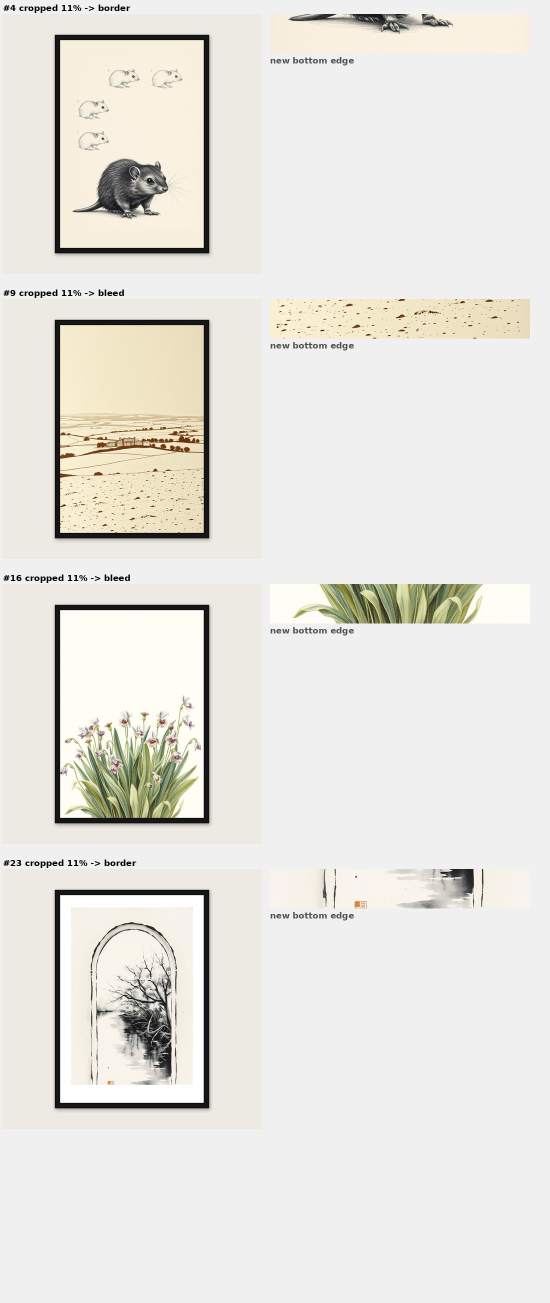
#> input picture wallart-data/ebay/CROP_FIX.jpg, 1100 x 2606 px (shown at 1/2 size)
$ python -i colour.py   (imports and definitions only)
#> lines starting #> are read from the running program, lines starting #| are printed output that depends on the picture; after the words box and inside, x2 and y2 are one past the last pixel; in counts of white or black regions, pixels touching at a corner belong together
#> further down, picture is the input picture: PIL image 1100x2606 RGB; mean R, G, B 230.8, 229, 223.5
#!/usr/bin/env python3
"""Measured colour and composition features for one image.

Deliberately numpy, not a model: palette, lightness, saturation, contrast and
edge density are exactly measurable, and a caption would only describe them
less precisely. The model is saved for what it is actually better at - style
and subject - in embed.py.
"""
import numpy as np
from PIL import Image

SMALL = 96          # everything below is computed at this size


def feats(im: Image.Image) -> dict:
    im = im.convert("RGB")
    w0, h0 = im.size
#> w0 = 1100; h0 = 2606
    a = np.asarray(im.resize((SMALL, SMALL), Image.BILINEAR), dtype=np.float32) / 255.0

    mx = a.max(axis=2); mn = a.min(axis=2)
    val = mx
    sat = np.where(mx > 0, (mx - mn) / np.maximum(mx, 1e-6), 0.0)
    lum = 0.2126 * a[:, :, 0] + 0.7152 * a[:, :, 1] + 0.0722 * a[:, :, 2]

    # hue, only where the pixel is colourful enough for hue to mean anything
    r, g, b = a[:, :, 0], a[:, :, 1], a[:, :, 2]
    d = mx - mn
    hue = np.zeros_like(mx)
    m = d > 1e-6
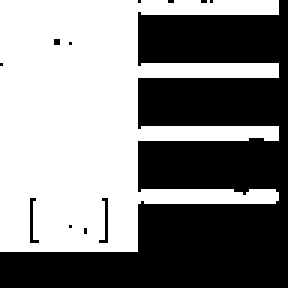
#> m: shape (96, 96) bool (shown 3 times larger); 51.4% white; 12 black regions (11 under 20 px), largest, box (x1, y1, x2, y2) and area: (0, 0, 96, 96) 4430
    rm = m & (mx == r); gm = m & (mx == g) & ~rm; bm = m & ~rm & ~gm
#> after `rm = m & (mx == r)`: rm: shape (96, 96) bool; 48.9% white; 11 white regions (9 under 20 px), largest, box (x1, y1, x2, y2) and area: (0, 0, 93, 84) 4440, (79, 42, 93, 47) 50
#> after `gm = m & (mx == g) & ~rm`: gm: shape (96, 96) bool; 2.4% white; 8 white regions (6 under 20 px), largest, box (x1, y1, x2, y2) and area: (54, 42, 83, 47) 115, (13, 53, 34, 61) 102
#> after `bm = m & ~rm & ~gm`: bm: shape (96, 96) bool; 0.05% white in thin lines or dots, all inside (x1, y1, x2, y2) = (63, 0, 70, 1)
    hue[rm] = ((g - b)[rm] / d[rm]) % 6
    hue[gm] = ((b - r)[gm] / d[gm]) + 2
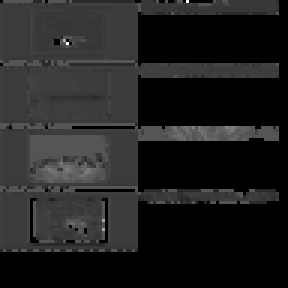
#> hue: shape (96, 96) float32 (shown 3 times larger); min 0, max 3, mean 0.385; drawn with min black and max white
    hue[bm] = ((r - g)[bm] / d[bm]) + 4
#> hue: shape (96, 96) float32; 0.05% of pixels changed, all inside (x1, y1, x2, y2) = (63, 0, 70, 1)
    hue = hue * 60.0
    strong = (sat > 0.18) & (val > 0.12)
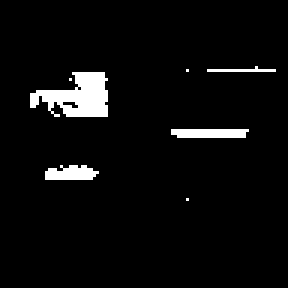
#> strong: shape (96, 96) bool (shown 3 times larger); 4.5% white; 7 white regions (3 under 20 px), largest, box (x1, y1, x2, y2) and area: (10, 24, 36, 39) 243, (57, 43, 83, 46) 74, (15, 55, 33, 60) 70, (69, 22, 92, 24) 24

    # a 12-bin hue histogram over the colourful pixels is the "colour scheme"
    if strong.sum() > 20:
        hh, _ = np.histogram(hue[strong], bins=12, range=(0, 360))
#> hh = [1, 269, 144, 0, 0, 0, 0, 0, 0, 0, 0, 0]
        hh = (hh / hh.sum()).astype(np.float32)
#> hh = [0.00242, 0.65, 0.348, 0, 0, 0, 0, 0, 0, 0, 0, 0]
    else:
        hh = np.zeros(12, dtype=np.float32)

    # palette: k-means, 5 centres, on the colourful-or-not pixels alike
    flat = a.reshape(-1, 3)
    idx = np.random.default_rng(0).choice(flat.shape[0], size=min(1500, flat.shape[0]), replace=False)
    pts = flat[idx]
#> pts = 1500 rows, first 8: [0.941, 0.941, 0.941], [0.929, 0.918, 0.89], [0.941, 0.941, 0.941], [0.941, 0.941, 0.941], [0.945, 0.941, 0.937], [0.941, 0.941, 0.941], [0.996, 0.996, 0.957], [0.533, 0.529, 0.514]
    cent = pts[np.random.default_rng(1).choice(pts.shape[0], size=5, replace=False)].copy()
#> cent = [[0.941, 0.941, 0.941], [0.929, 0.918, 0.89], [0.941, 0.941, 0.941], [0.941, 0.941, 0.941], [0.941, 0.941, 0.941]]
    for _ in range(8):
        dist = ((pts[:, None, :] - cent[None, :, :]) ** 2).sum(axis=2)
        lab = dist.argmin(axis=1)
        for k in range(5):
            if (lab == k).any():
                cent[k] = pts[lab == k].mean(axis=0)
#> after the loop, cent = [[0.989, 0.987, 0.958], [0.557, 0.557, 0.506], [0.867, 0.837, 0.754], [0.929, 0.915, 0.882], [0.942, 0.941, 0.939]]
    share = np.bincount(lab, minlength=5).astype(np.float32); share /= share.sum()
#> after `share = np.bincount(lab, minlength=5).astype(np.float32)`: share = [58, 108, 112, 350, 872]
#> after `share /= share.sum()`: share = [0.0387, 0.072, 0.0747, 0.233, 0.581]
    order = np.argsort(-share)
#> order = [4, 3, 2, 1, 0]
    pal = [[int(round(c * 255)) for c in cent[k]] for k in order]
#> pal = [[240, 240, 239], [237, 233, 225], [221, 213, 192], [142, 142, 129], [252, 252, 244]]
    palshare = [float(share[k]) for k in order]
#> palshare = [0.581, 0.233, 0.0747, 0.072, 0.0387]

    # edge density: how much line and detail there is, the "flat vs busy" axis
    gy, gx = np.gradient(lum)
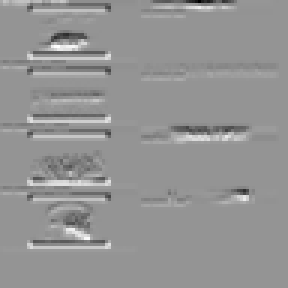
#> gy: shape (96, 96) float32 (shown 3 times larger); min -0.463, max 0.333, mean 0.000304; drawn with min black and max white
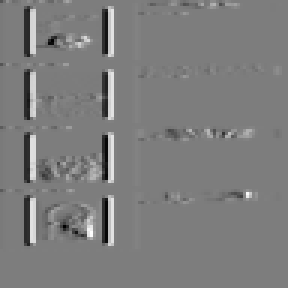
#> gx: shape (96, 96) float32 (shown 3 times larger); min -0.297, max 0.306, mean 0.00012; drawn with min black and max white
    edge = np.sqrt(gx * gx + gy * gy)
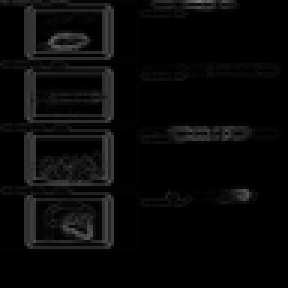
#> edge: shape (96, 96) float32 (shown 3 times larger); min 0, max 0.464, mean 0.0339

    # border vs centre lightness: white-background print or full-bleed panel
    bw = 10
    border = np.concatenate([lum[:bw, :].ravel(), lum[-bw:, :].ravel(),
                             lum[:, :bw].ravel(), lum[:, -bw:].ravel()])
#> border = 3840 values, max 0.994 at index 3320, min 0.38 at index 162, mean 0.917
    centre = lum[SMALL // 4:3 * SMALL // 4, SMALL // 4:3 * SMALL // 4]
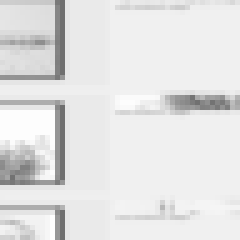
#> centre: shape (48, 48) float32 (shown 5 times larger); min 0.436, max 1, mean 0.892

    return {
        "wh": [w0, h0],
        "ratio": round(w0 / h0, 4),
        "lum": round(float(lum.mean()), 4),
        "lum_sd": round(float(lum.std()), 4),
        "sat": round(float(sat.mean()), 4),
        "sat_sd": round(float(sat.std()), 4),
        "colourful": round(float(strong.mean()), 4),
        "edge": round(float(edge.mean()), 5),
        "edge_p95": round(float(np.percentile(edge, 95)), 5),
        "contrast": round(float(lum.max() - lum.min()), 4),
        "border_lum": round(float(border.mean()), 4),
        "centre_lum": round(float(centre.mean()), 4),
        "border_sd": round(float(border.std()), 4),
        "hue12": [round(float(x), 4) for x in hh],
        "pal": pal,
        "pal_share": [round(x, 4) for x in palshare],
    }

>>> from PIL import Image
>>> picture = Image.open('../ebay/CROP_FIX.jpg')
>>> result = feats(picture)
#> result = 16 items

$ run again, on wallart-data/ebay/MAPPING_CHECK.jpg
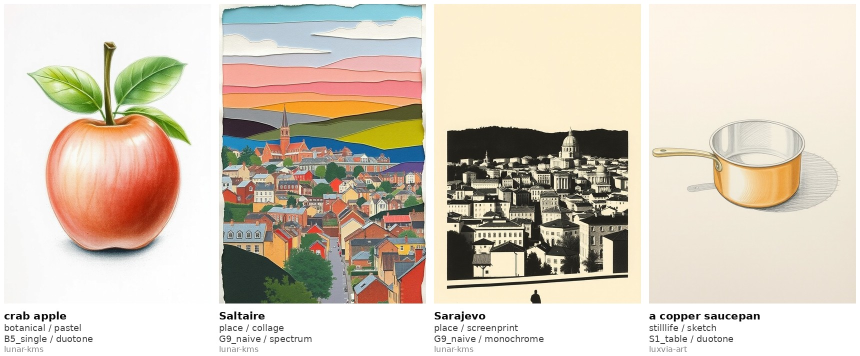
#> input picture wallart-data/ebay/MAPPING_CHECK.jpg, 1720 x 711 px (shown at 1/2 size)
#> picture is the input picture: PIL image 1720x711 RGB; mean R, G, B 212.9, 203, 188.1
#> in feats, `m = d > 1e-6`:
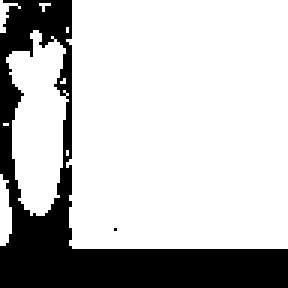
#> m: shape (96, 96) bool (shown 3 times larger); 75.7% white; 2 black regions (1 under 20 px), largest, box (x1, y1, x2, y2) and area: (0, 0, 96, 96) 2236
#> rm: shape (96, 96) bool; 62.7% white; 15 black regions (13 under 20 px), largest, box (x1, y1, x2, y2) and area: (0, 0, 96, 96) 3343, (41, 51, 48, 60) 21
#> gm: shape (96, 96) bool; 8.4% white; 41 white regions (34 under 20 px), largest, box (x1, y1, x2, y2) and area: (2, 14, 22, 40) 256, (23, 61, 42, 83) 219, (24, 40, 42, 53) 64
#> bm: shape (96, 96) bool; 4.6% white; 25 white regions (21 under 20 px), largest, box (x1, y1, x2, y2) and area: (24, 0, 47, 18) 240, (32, 37, 48, 47) 59, (24, 36, 31, 41) 23, (7, 65, 18, 70) 23
#> strong: shape (96, 96) bool; 23.8% white; 55 white regions (49 under 20 px), largest, box (x1, y1, x2, y2) and area: (25, 15, 48, 82) 1146, (4, 15, 21, 67) 578, (73, 40, 90, 57) 125, (49, 34, 69, 44) 102, (25, 1, 47, 7) 97, (49, 67, 56, 76) 21
#> in feats, `hh, _ = np.histogram(hue[strong], bins=12, range=(0, 360))`: hh = [899, 615, 200, 127, 75, 53, 157, 8, 9, 0, 12, 36]
#> in feats, `hh = (hh / hh.sum()).astype(np.float32)`: hh = [0.41, 0.281, 0.0913, 0.058, 0.0342, 0.0242, 0.0717, 0.00365, 0.00411, 0, 0.00548, 0.0164]
#> pts = 1500 rows, first 8: [0.988, 0.953, 0.898], [0.925, 0.604, 0.22], [0.91, 0.875, 0.82], [0.992, 0.941, 0.812], [0.212, 0.204, 0.173], [0.82, 0.804, 0.753], [0.89, 0.91, 0.906], [0.984, 0.984, 0.984]
#> in feats, `cent = pts[np.random.default_rng(1).choice(pts.shape[0], size=5, repla..`: cent = [[1, 1, 1], [0.937, 0.722, 0.718], [0.353, 0.345, 0.302], [0.992, 0.941, 0.816], [0.992, 0.941, 0.812]]
#> after the loop in feats, `for _ in range(8):`: cent = [[0.987, 0.986, 0.983], [0.71, 0.558, 0.43], [0.304, 0.311, 0.256], [0.958, 0.924, 0.855], [0.797, 0.77, 0.721]]
#> share = [382, 243, 176, 513, 186]
#> share = [0.255, 0.162, 0.117, 0.342, 0.124]
#> order = [3, 0, 1, 4, 2]
#> pal = [[244, 236, 218], [252, 251, 251], [181, 142, 110], [203, 196, 184], [78, 79, 65]]
#> palshare = [0.342, 0.255, 0.162, 0.124, 0.117]
#> border = 3840 values, max 1 at index 23, min 0.441 at index 2209, mean 0.93
#> in feats, `centre = lum[SMALL // 4:3 * SMALL // 4, SMALL // 4:3 * SMALL // 4]`:
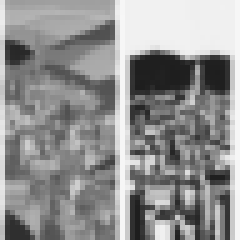
#> centre: shape (48, 48) float32 (shown 5 times larger); min 0.121, max 0.969, mean 0.572
#> result = 16 items

$ run again, on wallart-data/ebay/SAMPLE_LISTING_SHEET.jpg
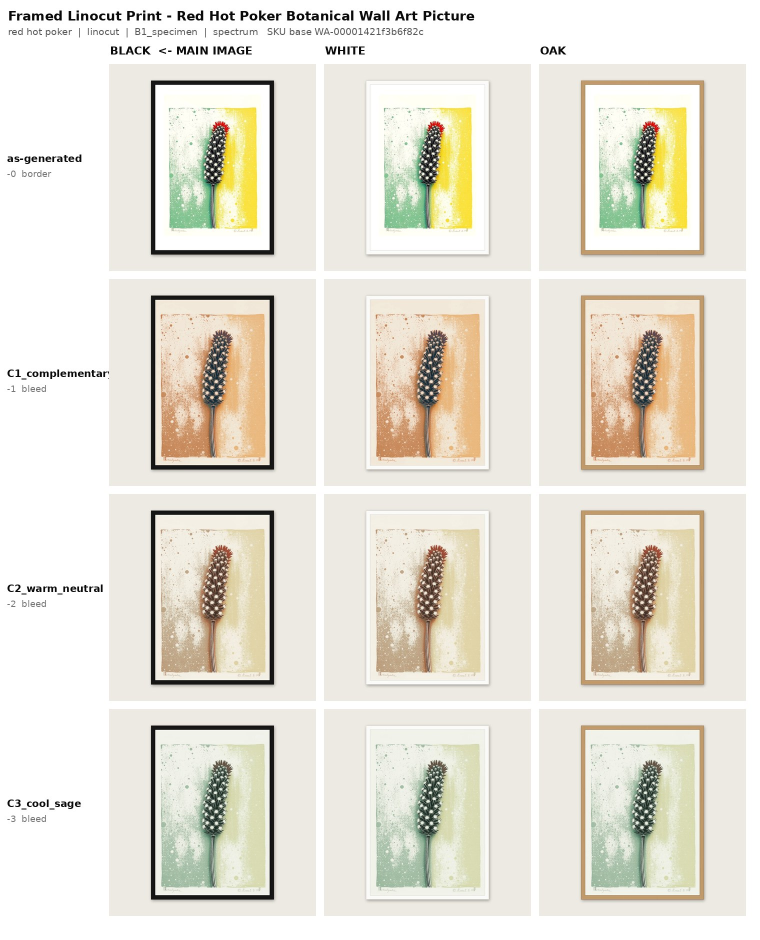
#> input picture wallart-data/ebay/SAMPLE_LISTING_SHEET.jpg, 1520 x 1880 px (shown at 1/2 size)
#> picture is the input picture: PIL image 1520x1880 RGB; mean R, G, B 230.8, 226.8, 215.2
#> in feats, `m = d > 1e-6`:
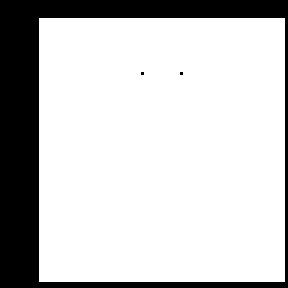
#> m: shape (96, 96) bool (shown 3 times larger); 78.3% white; 3 black regions (2 under 20 px), largest, box (x1, y1, x2, y2) and area: (0, 0, 96, 96) 2000
#> rm: shape (96, 96) bool; 68.1% white; 15 black regions (8 under 20 px), largest, box (x1, y1, x2, y2) and area: (0, 0, 96, 96) 2000, (19, 75, 34, 92) 224, (47, 75, 61, 91) 221
#> gm: shape (96, 96) bool; 10.2% white; 13 white regions (7 under 20 px), largest, box (x1, y1, x2, y2) and area: (19, 75, 34, 92) 224, (47, 75, 61, 91) 221, (74, 75, 88, 91) 216, (75, 10, 82, 24) 89, (48, 10, 55, 24) 88, (20, 10, 28, 24) 83
#> bm: shape (96, 96) bool; every value is 0
#> strong: shape (96, 96) bool; 13% white; 28 white regions (18 under 20 px), largest, box (x1, y1, x2, y2) and area: (73, 30, 89, 48) 218, (20, 32, 34, 47) 158, (47, 32, 61, 47) 157
#> in feats, `hh, _ = np.histogram(hue[strong], bins=12, range=(0, 360))`: hh = [297, 826, 29, 0, 50, 0, 0, 0, 0, 0, 0, 0]
#> in feats, `hh = (hh / hh.sum()).astype(np.float32)`: hh = [0.247, 0.687, 0.0241, 0, 0.0416, 0, 0, 0, 0, 0, 0, 0]
#> pts = 1500 rows, first 8: [0.933, 0.922, 0.894], [0.953, 0.945, 0.929], [0.914, 0.922, 0.886], [0.929, 0.918, 0.89], [0.863, 0.824, 0.749], [0.855, 0.733, 0.627], [0.816, 0.808, 0.784], [1, 1, 1]
#> in feats, `cent = pts[np.random.default_rng(1).choice(pts.shape[0], size=5, repla..`: cent = [[0.961, 0.953, 0.941], [0.929, 0.918, 0.89], [0.961, 0.953, 0.937], [0.929, 0.918, 0.89], [0.929, 0.918, 0.89]]
#> after the loop in feats, `for _ in range(8):`: cent = [[0.995, 0.995, 0.993], [0.576, 0.551, 0.467], [0.956, 0.951, 0.931], [0.85, 0.804, 0.672], [0.92, 0.909, 0.873]]
#> share = [334, 117, 196, 271, 582]
#> share = [0.223, 0.078, 0.131, 0.181, 0.388]
#> order = [4, 0, 3, 2, 1]
#> pal = [[235, 232, 223], [254, 254, 253], [217, 205, 171], [244, 242, 237], [147, 141, 119]]
#> palshare = [0.388, 0.223, 0.181, 0.131, 0.078]
#> border = 3840 values, max 1 at index 21, min 0.482 at index 1459, mean 0.935
#> in feats, `centre = lum[SMALL // 4:3 * SMALL // 4, SMALL // 4:3 * SMALL // 4]`:
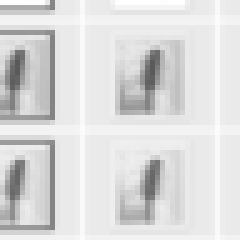
#> centre: shape (48, 48) float32 (shown 5 times larger); min 0.351, max 0.999, mean 0.862
#> result = 16 items

$ run again, on wallart-data/ebay/STRIP_MARKS_VS_CROP.jpg
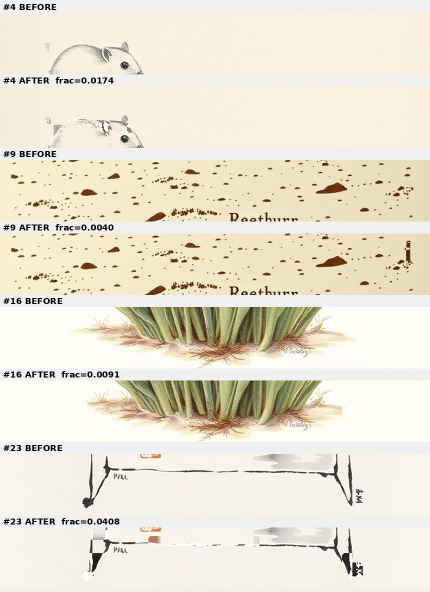
#> input picture wallart-data/ebay/STRIP_MARKS_VS_CROP.jpg, 860 x 1184 px (shown at 1/2 size)
#> picture is the input picture: PIL image 860x1184 RGB; mean R, G, B 234.3, 227.8, 211.4
#> m: shape (96, 96) bool; 96.2% white; black in thin lines or dots, all inside (x1, y1, x2, y2) = (0, 0, 96, 85)
#> gm: shape (96, 96) bool; 2% white in thin lines or dots, all inside (x1, y1, x2, y2) = (3, 49, 73, 73)
#> bm: shape (96, 96) bool; 0.02% white in thin lines or dots, all inside (x1, y1, x2, y2) = (2, 0, 23, 73)
#> strong: shape (96, 96) bool; 18.6% white; 34 white regions (30 under 20 px), largest, box (x1, y1, x2, y2) and area: (33, 38, 96, 48) 458, (33, 26, 96, 36) 453, (21, 50, 72, 59) 328, (21, 62, 72, 71) 320
#> in feats, `hh, _ = np.histogram(hue[strong], bins=12, range=(0, 360))`: hh = [125, 1434, 156, 0, 0, 0, 0, 0, 0, 0, 0, 0]
#> in feats, `hh = (hh / hh.sum()).astype(np.float32)`: hh = [0.0729, 0.836, 0.091, 0, 0, 0, 0, 0, 0, 0, 0, 0]
#> pts = 1500 rows, first 8: [0.973, 0.941, 0.875], [0.953, 0.91, 0.792], [0.69, 0.675, 0.655], [0.863, 0.8, 0.667], [0.729, 0.737, 0.522], [0.937, 0.929, 0.902], [0.941, 0.941, 0.933], [0.969, 0.953, 0.918]
#> in feats, `cent = pts[np.random.default_rng(1).choice(pts.shape[0], size=5, repla..`: cent = [[0.969, 0.953, 0.918], [0.98, 0.945, 0.878], [0.502, 0.533, 0.361], [0.929, 0.886, 0.757], [0.976, 0.945, 0.89]]
#> after the loop in feats, `for _ in range(8):`: cent = [[0.969, 0.96, 0.933], [0.969, 0.934, 0.854], [0.604, 0.559, 0.418], [0.871, 0.827, 0.728], [0.905, 0.894, 0.863]]
#> share = [608, 419, 117, 284, 72]
#> share = [0.405, 0.279, 0.078, 0.189, 0.048]
#> order = [0, 1, 3, 2, 4]
#> pal = [[247, 245, 238], [247, 238, 218], [222, 211, 186], [154, 143, 107], [231, 228, 220]]
#> palshare = [0.405, 0.279, 0.189, 0.078, 0.048]
#> border = 3840 values, max 0.994 at index 2431, min 0.188 at index 1365, mean 0.927
#> in feats, `centre = lum[SMALL // 4:3 * SMALL // 4, SMALL // 4:3 * SMALL // 4]`:
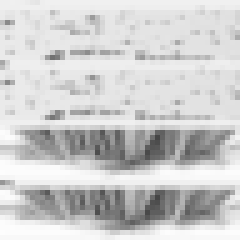
#> centre: shape (48, 48) float32 (shown 5 times larger); min 0.278, max 0.994, mean 0.807
#> result = 16 items
